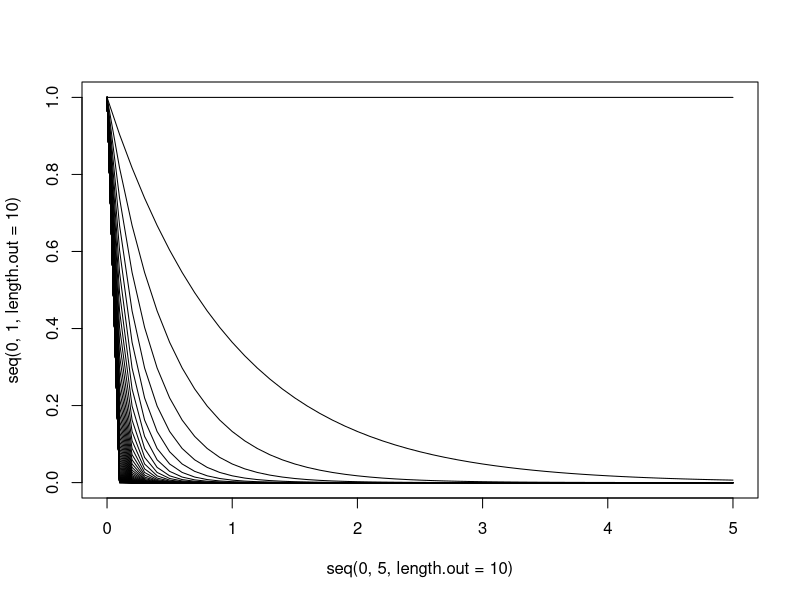
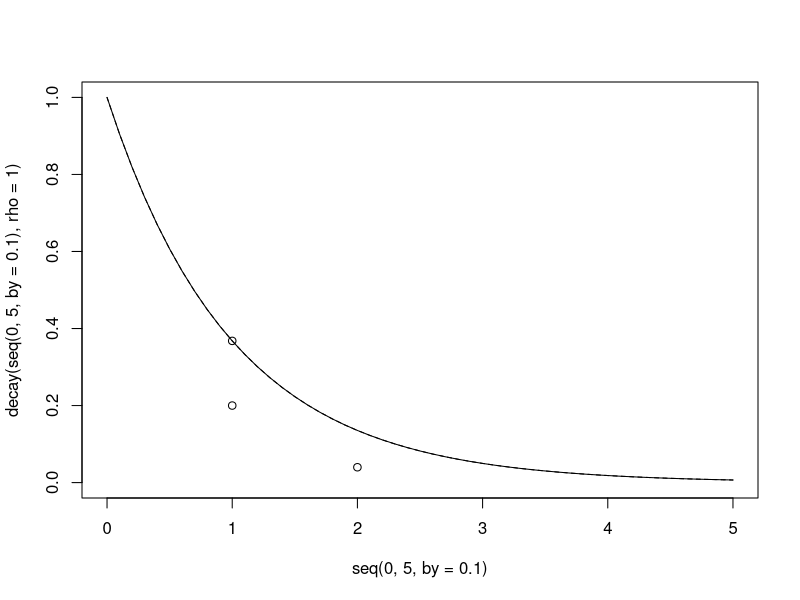
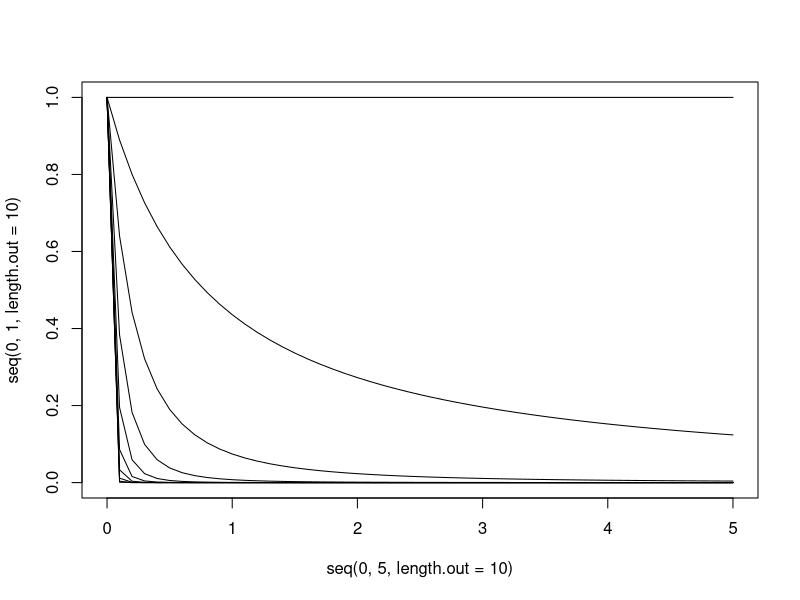
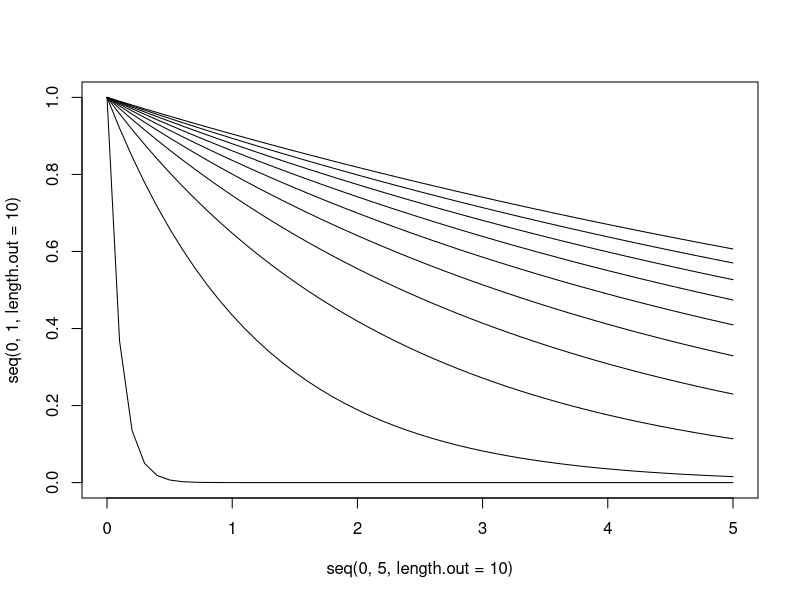
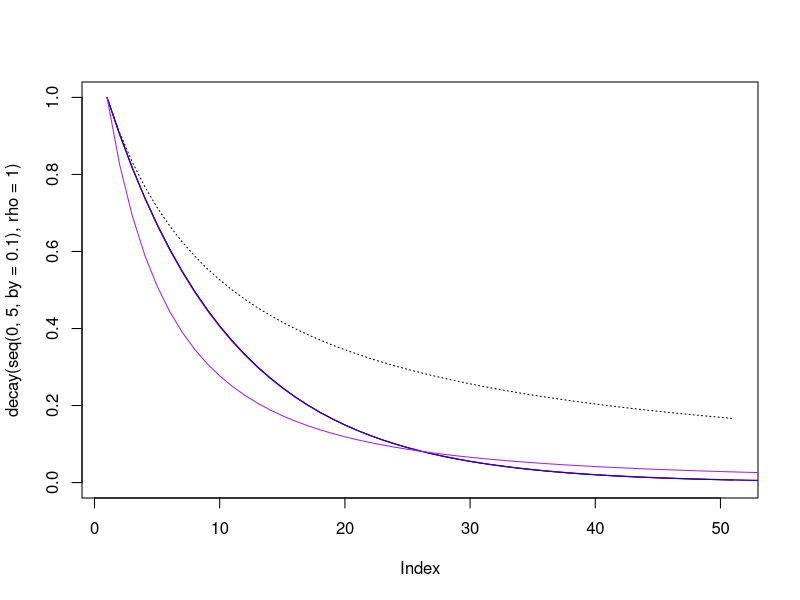

Generate these figures, in order, with R:
decay = function(t,rho=1){
  1*exp(-rho*t)
}

plot(seq(0,5,length.out=10),seq(0,1,length.out=10),type='n')
x=seq(0,5,by=.1)
rho = seq(0,100,length.out=100)
for(i in 1:100){
lines(x,decay(x,rho[i]))  
}

rho=1
plot(seq(0,5,by=.1),decay(seq(0,5,by=.1),rho=1),ylim=c(0,1),type='l')
s1=decay(1,rho=1)
g1 = .2
s2=decay(1,rho=1)*(1-g1)*decay(2,rho=1)

points(1,s1)
points(1,g1)
points(2,s2)
lines(seq(0,5,by=.1),decay(seq(0,5,by=.1),rho=1),lty=2)


continuousExp = function(t,alpha=1,beta=1){
  1/(1+beta*t)^alpha
}

plot(seq(0,5,length.out=10),seq(0,1,length.out=10),type='n')
x=seq(0,5,by=.1)
alpha = seq(0,10,length.out=10)
beta = seq(0,10,length.out=10)
for(i in 1:10){
  lines(x,continuousExp(x,alpha[i],beta[i]))  
}


weibullRes = function(t,alpha=1,beta=1){
  exp(-(t/beta)^alpha)
}

plot(seq(0,5,length.out=10),seq(0,1,length.out=10),type='n')
x=seq(0,5,by=.1)
alpha = 1
beta = seq(.1,10,length.out=10)
for(i in 1:10){
  lines(x,weibullRes(x,alpha,beta[i]))  
}



plot(decay(seq(0,5,by=.1),rho=1),ylim=c(0,1),type='l')
lines(continuousExp(seq(0,5,by=.1),alpha=1,beta=1),ylim=c(0,1),type='l',lty='dotted')
abline(h=1/.1)



compoundExp = function(t, kappa = 1, rho = 1){
  (kappa*(kappa/rho)^kappa)/((t + (kappa/rho))^(kappa+1))
}

lines(compoundExp(seq(0,10,by=.1),kappa=100,rho=1),col="red")

weibull = function(t, kappa = 1, rho = 1){
  (kappa*rho*(rho*t)^(kappa-1))*exp(-(rho*t)^kappa)
}

lines(weibull(seq(0,10,by=.1),kappa=1,rho=1),col="blue")


loglog = function(t, kappa = 1, rho = 1){
  (kappa*(t^(kappa-1))*(rho)^(kappa))/(1+(t*rho)^kappa)^2
}

lines(loglog(seq(0,10,by=.1),kappa=1,rho=1),col="purple")
